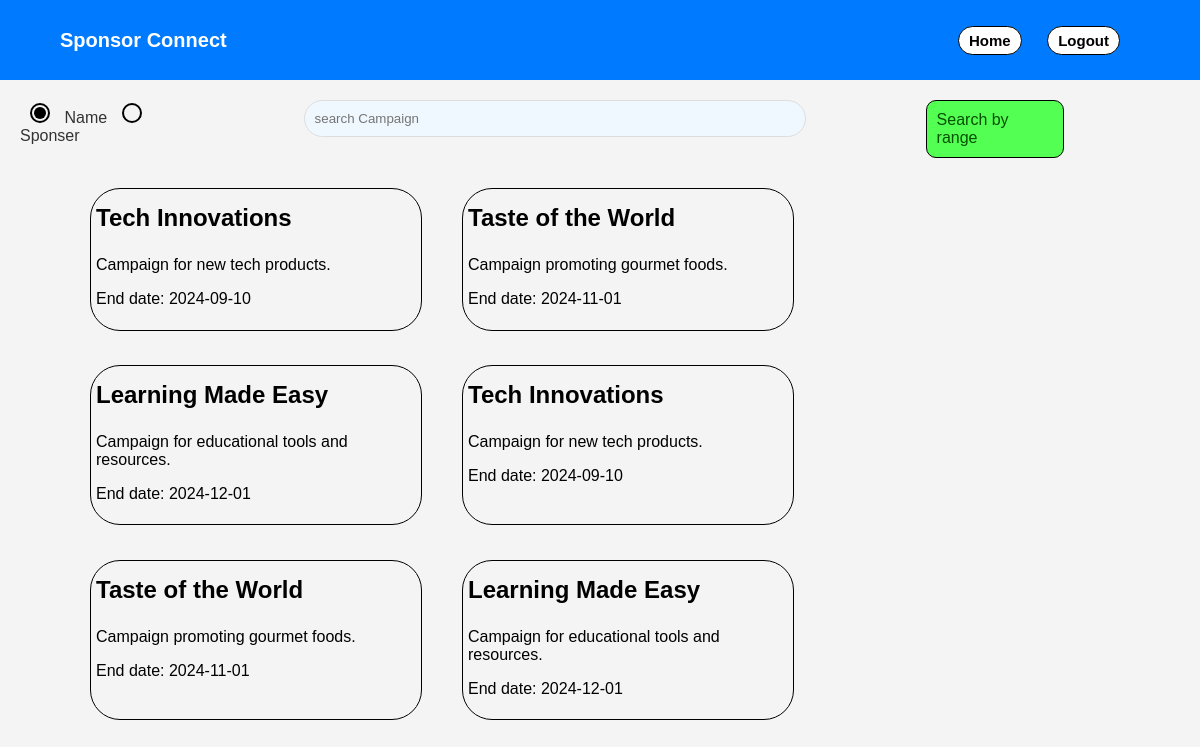
Screenshot of /searchcamp/1/ with the database file from the repository.
### app.py (models this page shows)
class Campaign(db.Model):
    cid=db.Column(db.Integer, primary_key=True)
    name=db.Column(db.String(),nullable=False)
    sponser_id=db.Column(db.Integer,db.ForeignKey('sponser.sid'),nullable=False)
    Description=db.Column(db.String())
    visibilty=db.Column(db.Integer,default=0) #0-public #1-private
    start_date=db.Column(db.DateTime)
    end_date=db.Column(db.DateTime)

### app.py (the view, shortened to what this page needs)
@app.route('/searchcamp/<int:iid>/',methods=['POST','GET'])
def searchcamps(iid):
    query=text("""Select * from campaign where visibilty=0""")
    result=db.session.execute(query)
    all_camp=result.fetchall()
    return render_template('searchcamp.html',all_camp=all_camp,iid=iid)

### templates/searchcamp.html (shortened to what this page needs)
<!DOCTYPE html>
<html lang="en">
  <head>
    <link rel="stylesheet" href="{{ url_for('static', filename='css/influncersearch.css') }}" />
  </head>
  <div id="top">
    <p>Sponsor Connect</p>
    <div class="but">
    <a href="/infdash/{{ iid }}" class="but" >Home</a>
    <a href="/" class="but">Logout</a>
</div>
    </div>
<div id="searchbar">
    <form action="/searchcamp/{{iid}}" method="POST">
        <div>
        <label>   <input type="radio" name="num" value="Name" checked> Name</label>
        <label>   <input type="radio" name="num" value="Sponser">Sponser</label>
        <br>
        </div>
        <div>
        <input type="Text" name="search-camp" id="search-book", placeholder="search Campaign">
    </div>
    </form>
    <a href="/searchbybudget/{{iid}}" id="byrange">Search by range</a>
</div>
    <div class="allbooks">
        {% for camp in all_camp %}
        <a href="/campview/{{iid}}/{{camp[0]}}" class="each">
            <div class="single-camp">
                <p id="bname">{{camp[1]}}</p>
                <p id="bauthor">{{camp[3]}}</p>
                {% set date_string = camp[6] %}
                <p>End date: {{ date_string[:10] }}</p>
            </div>
        </a>
        {% endfor %}
    </div>

### static/css/influncersearch.css (style rules this page uses)
#top { display: flex; align-items: center; background-color: #007bff; color: white; text-align: left; padding: 0% 5%; font-weight: bold; font-size: 20px; height: 10vh; }
.but { margin-left: auto; }
a.but { display: inline-block; margin-right:20px; padding: 5px 10px; text-decoration: None; border: 1px solid black; border-radius:30px ; align-items: center; background-color: rgb(255, 255, 255); color: #000; font-size: 15px; }
div#searchbar { display: flex; justify-content: space-between; margin: 20px; }
input[type="text"] { width: 60vh; margin-bottom: 10px; margin-right: 15vh; padding: 10px; border: 1px solid #ddd; border-radius: 101px; background-color: aliceblue; }
.allbooks { display: flex; flex-wrap: wrap; justify-content:flex-start; gap: 20px; margin-left: 10vh; margin-right: 10vh; }
p#bname { font-weight: bold; font-size: 150%; margin-top: 15px; }
p#bauthor { margin-top: auto; margin-bottom:0px; }
form { display: flex; gap: 100px; }
input[type="radio"] { appearance: none; -webkit-appearance: none; width: 20px; height: 20px; border-radius: 50%; border: 2px solid #000; outline: none; margin-right: 10px; position: relative; cursor: pointer; }
input[type="radio"]:checked::before { content: ''; position: absolute; top: 50%; left: 50%; width: 12px; height: 12px; border-radius: 50%; background: #000; transform: translate(-50%, -50%); }
label { font-size: 16px; color: #333; margin-left: 5px; }
.each { border-bottom: 10px; text-decoration: none; color: #000; }
#byrange { text-decoration: none; color: #074f00; margin-right: 10%; border: #000 solid 1px; border-radius: 10px; background-color: rgb(82, 255, 82); align-items: center; width: fit-content; display: flex; flex-direction: column; justify-content: center; padding: 10px; }
.single-camp { width: 40vh; margin: 10px; border: #000 solid 1px; border-radius: 30px; padding: 0px 5px; }
.single-camp { width: 40vh; margin: 10px; border: #000 solid 1px; border-radius: 30px; padding: 0px 5px; height: 90%; }

### rows the page displays
Campaign: name "Tech Innovations", Description "Campaign for new tech products.", end_date "2024-09-10"
Campaign: name "Taste of the World", Description "Campaign promoting gourmet foods.", end_date "2024-11-01"
Campaign: name "Learning Made Easy", Description "Campaign for educational tools and resources.", end_date "2024-12-01"
Campaign: name "Tech Innovations", Description "Campaign for new tech products.", end_date "2024-09-10"
Campaign: name "Taste of the World", Description "Campaign promoting gourmet foods.", end_date "2024-11-01"
Campaign: name "Learning Made Easy", Description "Campaign for educational tools and resources.", end_date "2024-12-01"
